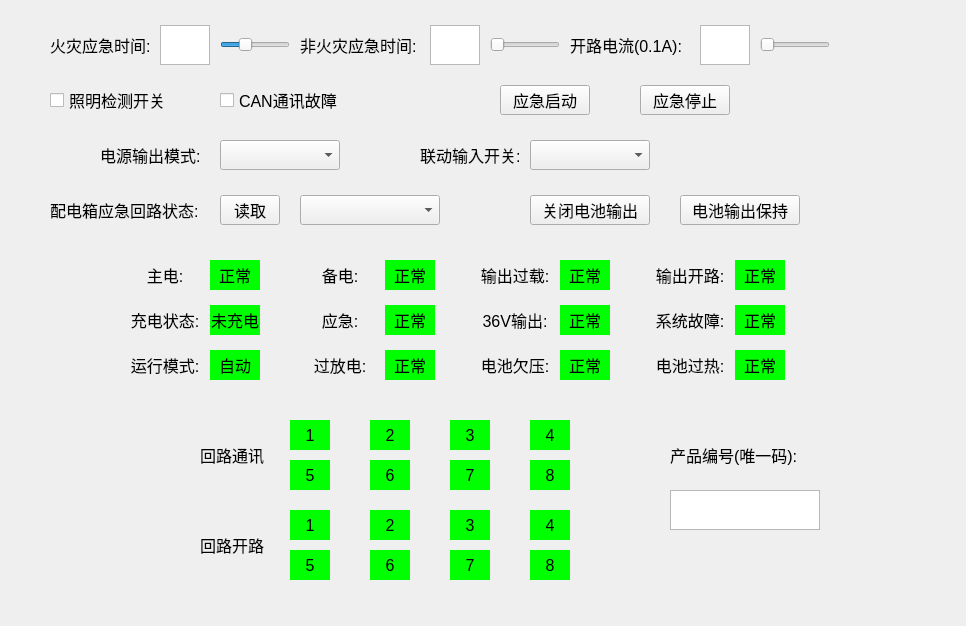
<?xml version="1.0" encoding="UTF-8"?>
<ui version="4.0">
 <class>CProgramdistributionView</class>
 <widget class="QWidget" name="CProgramdistributionView">
  <property name="geometry">
   <rect>
    <x>0</x>
    <y>0</y>
    <width>966</width>
    <height>626</height>
   </rect>
  </property>
  <property name="maximumSize">
   <size>
    <width>966</width>
    <height>626</height>
   </size>
  </property>
  <property name="font">
   <font>
    <pointsize>12</pointsize>
   </font>
  </property>
  <property name="contextMenuPolicy">
   <enum>Qt::DefaultContextMenu</enum>
  </property>
  <property name="windowTitle">
   <string notr="true">Form</string>
  </property>
  <property name="layoutDirection">
   <enum>Qt::LeftToRight</enum>
  </property>
  <widget class="QLabel" name="label_opencurrent">
   <property name="geometry">
    <rect>
     <x>570</x>
     <y>30</y>
     <width>120</width>
     <height>30</height>
    </rect>
   </property>
   <property name="font">
    <font>
     <pointsize>12</pointsize>
    </font>
   </property>
   <property name="text">
    <string>开路电流(0.1A):</string>
   </property>
  </widget>
  <widget class="QSlider" name="m_opencurrent_slider">
   <property name="geometry">
    <rect>
     <x>760</x>
     <y>30</y>
     <width>70</width>
     <height>30</height>
    </rect>
   </property>
   <property name="maximumSize">
    <size>
     <width>70</width>
     <height>30</height>
    </size>
   </property>
   <property name="font">
    <font>
     <pointsize>12</pointsize>
    </font>
   </property>
   <property name="maximum">
    <number>10</number>
   </property>
   <property name="orientation">
    <enum>Qt::Horizontal</enum>
   </property>
  </widget>
  <widget class="QSlider" name="m_firetime_slider">
   <property name="geometry">
    <rect>
     <x>220</x>
     <y>30</y>
     <width>70</width>
     <height>30</height>
    </rect>
   </property>
   <property name="maximumSize">
    <size>
     <width>70</width>
     <height>30</height>
    </size>
   </property>
   <property name="font">
    <font>
     <pointsize>12</pointsize>
    </font>
   </property>
   <property name="minimum">
    <number>30</number>
   </property>
   <property name="maximum">
    <number>240</number>
   </property>
   <property name="value">
    <number>100</number>
   </property>
   <property name="orientation">
    <enum>Qt::Horizontal</enum>
   </property>
  </widget>
  <widget class="QTextEdit" name="m_firetime">
   <property name="geometry">
    <rect>
     <x>160</x>
     <y>25</y>
     <width>50</width>
     <height>40</height>
    </rect>
   </property>
   <property name="maximumSize">
    <size>
     <width>50</width>
     <height>40</height>
    </size>
   </property>
   <property name="font">
    <font>
     <pointsize>12</pointsize>
    </font>
   </property>
   <property name="readOnly">
    <bool>true</bool>
   </property>
  </widget>
  <widget class="QLabel" name="label_firetime">
   <property name="geometry">
    <rect>
     <x>50</x>
     <y>30</y>
     <width>100</width>
     <height>30</height>
    </rect>
   </property>
   <property name="font">
    <font>
     <pointsize>12</pointsize>
    </font>
   </property>
   <property name="text">
    <string>火灾应急时间:</string>
   </property>
  </widget>
  <widget class="QSlider" name="m_unfiretime_slider">
   <property name="geometry">
    <rect>
     <x>490</x>
     <y>30</y>
     <width>70</width>
     <height>30</height>
    </rect>
   </property>
   <property name="maximumSize">
    <size>
     <width>70</width>
     <height>30</height>
    </size>
   </property>
   <property name="font">
    <font>
     <pointsize>12</pointsize>
    </font>
   </property>
   <property name="minimum">
    <number>30</number>
   </property>
   <property name="maximum">
    <number>240</number>
   </property>
   <property name="orientation">
    <enum>Qt::Horizontal</enum>
   </property>
  </widget>
  <widget class="QLabel" name="label_unfiretime">
   <property name="geometry">
    <rect>
     <x>300</x>
     <y>30</y>
     <width>120</width>
     <height>30</height>
    </rect>
   </property>
   <property name="font">
    <font>
     <pointsize>12</pointsize>
    </font>
   </property>
   <property name="text">
    <string>非火灾应急时间:</string>
   </property>
  </widget>
  <widget class="QTextEdit" name="m_unfiretime">
   <property name="geometry">
    <rect>
     <x>430</x>
     <y>25</y>
     <width>50</width>
     <height>40</height>
    </rect>
   </property>
   <property name="maximumSize">
    <size>
     <width>50</width>
     <height>40</height>
    </size>
   </property>
   <property name="font">
    <font>
     <pointsize>12</pointsize>
    </font>
   </property>
   <property name="readOnly">
    <bool>true</bool>
   </property>
  </widget>
  <widget class="QComboBox" name="comboBox_powermode">
   <property name="geometry">
    <rect>
     <x>220</x>
     <y>140</y>
     <width>120</width>
     <height>30</height>
    </rect>
   </property>
   <property name="font">
    <font>
     <pointsize>13</pointsize>
    </font>
   </property>
   <property name="currentIndex">
    <number>-1</number>
   </property>
  </widget>
  <widget class="QLabel" name="label_powerouttime">
   <property name="geometry">
    <rect>
     <x>100</x>
     <y>140</y>
     <width>110</width>
     <height>30</height>
    </rect>
   </property>
   <property name="font">
    <font>
     <pointsize>12</pointsize>
    </font>
   </property>
   <property name="text">
    <string>电源输出模式:</string>
   </property>
  </widget>
  <widget class="QCheckBox" name="light_detection">
   <property name="geometry">
    <rect>
     <x>50</x>
     <y>85</y>
     <width>130</width>
     <height>30</height>
    </rect>
   </property>
   <property name="font">
    <font>
     <pointsize>12</pointsize>
    </font>
   </property>
   <property name="text">
    <string>照明检测开关</string>
   </property>
  </widget>
  <widget class="QCheckBox" name="CAN_communication">
   <property name="geometry">
    <rect>
     <x>220</x>
     <y>85</y>
     <width>130</width>
     <height>30</height>
    </rect>
   </property>
   <property name="font">
    <font>
     <pointsize>12</pointsize>
    </font>
   </property>
   <property name="text">
    <string>CAN通讯故障</string>
   </property>
  </widget>
  <widget class="QTextEdit" name="m_opencurrent">
   <property name="geometry">
    <rect>
     <x>700</x>
     <y>25</y>
     <width>50</width>
     <height>40</height>
    </rect>
   </property>
   <property name="maximumSize">
    <size>
     <width>50</width>
     <height>40</height>
    </size>
   </property>
   <property name="font">
    <font>
     <pointsize>12</pointsize>
    </font>
   </property>
   <property name="readOnly">
    <bool>true</bool>
   </property>
  </widget>
  <widget class="QLabel" name="label_mainpower">
   <property name="geometry">
    <rect>
     <x>130</x>
     <y>260</y>
     <width>70</width>
     <height>30</height>
    </rect>
   </property>
   <property name="font">
    <font>
     <pointsize>12</pointsize>
    </font>
   </property>
   <property name="text">
    <string>主电:</string>
   </property>
   <property name="alignment">
    <set>Qt::AlignCenter</set>
   </property>
  </widget>
  <widget class="QLabel" name="m_mainpower">
   <property name="geometry">
    <rect>
     <x>210</x>
     <y>260</y>
     <width>50</width>
     <height>30</height>
    </rect>
   </property>
   <property name="font">
    <font>
     <pointsize>12</pointsize>
    </font>
   </property>
   <property name="styleSheet">
    <string notr="true">background-color: rgb(0,255,0);</string>
   </property>
   <property name="text">
    <string>正常</string>
   </property>
   <property name="alignment">
    <set>Qt::AlignCenter</set>
   </property>
  </widget>
  <widget class="QLabel" name="m_backuppower">
   <property name="geometry">
    <rect>
     <x>385</x>
     <y>260</y>
     <width>50</width>
     <height>30</height>
    </rect>
   </property>
   <property name="font">
    <font>
     <pointsize>12</pointsize>
    </font>
   </property>
   <property name="styleSheet">
    <string notr="true">background-color: rgb(0,255,0);</string>
   </property>
   <property name="text">
    <string>正常</string>
   </property>
   <property name="alignment">
    <set>Qt::AlignCenter</set>
   </property>
  </widget>
  <widget class="QLabel" name="label_backuppower">
   <property name="geometry">
    <rect>
     <x>305</x>
     <y>260</y>
     <width>70</width>
     <height>30</height>
    </rect>
   </property>
   <property name="font">
    <font>
     <pointsize>12</pointsize>
    </font>
   </property>
   <property name="text">
    <string>备电:</string>
   </property>
   <property name="alignment">
    <set>Qt::AlignCenter</set>
   </property>
  </widget>
  <widget class="QLabel" name="label_openload">
   <property name="geometry">
    <rect>
     <x>655</x>
     <y>260</y>
     <width>70</width>
     <height>30</height>
    </rect>
   </property>
   <property name="font">
    <font>
     <pointsize>12</pointsize>
    </font>
   </property>
   <property name="text">
    <string>输出开路:</string>
   </property>
   <property name="alignment">
    <set>Qt::AlignCenter</set>
   </property>
  </widget>
  <widget class="QLabel" name="m_overload">
   <property name="geometry">
    <rect>
     <x>560</x>
     <y>260</y>
     <width>50</width>
     <height>30</height>
    </rect>
   </property>
   <property name="font">
    <font>
     <pointsize>12</pointsize>
    </font>
   </property>
   <property name="styleSheet">
    <string notr="true">background-color: rgb(0,255,0);</string>
   </property>
   <property name="text">
    <string>正常</string>
   </property>
   <property name="alignment">
    <set>Qt::AlignCenter</set>
   </property>
  </widget>
  <widget class="QLabel" name="m_openload">
   <property name="geometry">
    <rect>
     <x>735</x>
     <y>260</y>
     <width>50</width>
     <height>30</height>
    </rect>
   </property>
   <property name="font">
    <font>
     <pointsize>12</pointsize>
    </font>
   </property>
   <property name="styleSheet">
    <string notr="true">background-color: rgb(0,255,0);</string>
   </property>
   <property name="text">
    <string>正常</string>
   </property>
   <property name="alignment">
    <set>Qt::AlignCenter</set>
   </property>
  </widget>
  <widget class="QLabel" name="label_overload">
   <property name="geometry">
    <rect>
     <x>480</x>
     <y>260</y>
     <width>70</width>
     <height>30</height>
    </rect>
   </property>
   <property name="font">
    <font>
     <pointsize>12</pointsize>
    </font>
   </property>
   <property name="text">
    <string>输出过载:</string>
   </property>
   <property name="alignment">
    <set>Qt::AlignCenter</set>
   </property>
  </widget>
  <widget class="QLabel" name="m_systemfault">
   <property name="geometry">
    <rect>
     <x>735</x>
     <y>305</y>
     <width>50</width>
     <height>30</height>
    </rect>
   </property>
   <property name="font">
    <font>
     <pointsize>12</pointsize>
    </font>
   </property>
   <property name="styleSheet">
    <string notr="true">background-color: rgb(0,255,0);</string>
   </property>
   <property name="text">
    <string>正常</string>
   </property>
   <property name="alignment">
    <set>Qt::AlignCenter</set>
   </property>
  </widget>
  <widget class="QLabel" name="label_emergency">
   <property name="geometry">
    <rect>
     <x>305</x>
     <y>305</y>
     <width>70</width>
     <height>30</height>
    </rect>
   </property>
   <property name="font">
    <font>
     <pointsize>12</pointsize>
    </font>
   </property>
   <property name="text">
    <string>应急:</string>
   </property>
   <property name="alignment">
    <set>Qt::AlignCenter</set>
   </property>
  </widget>
  <widget class="QLabel" name="label_systemfault">
   <property name="geometry">
    <rect>
     <x>655</x>
     <y>305</y>
     <width>70</width>
     <height>30</height>
    </rect>
   </property>
   <property name="font">
    <font>
     <pointsize>12</pointsize>
    </font>
   </property>
   <property name="text">
    <string>系统故障:</string>
   </property>
   <property name="alignment">
    <set>Qt::AlignCenter</set>
   </property>
  </widget>
  <widget class="QLabel" name="m_chargestatus">
   <property name="geometry">
    <rect>
     <x>210</x>
     <y>305</y>
     <width>50</width>
     <height>30</height>
    </rect>
   </property>
   <property name="font">
    <font>
     <pointsize>12</pointsize>
    </font>
   </property>
   <property name="styleSheet">
    <string notr="true">background-color: rgb(0,255,0);</string>
   </property>
   <property name="text">
    <string>未充电</string>
   </property>
   <property name="alignment">
    <set>Qt::AlignCenter</set>
   </property>
  </widget>
  <widget class="QLabel" name="m_emergency">
   <property name="geometry">
    <rect>
     <x>385</x>
     <y>305</y>
     <width>50</width>
     <height>30</height>
    </rect>
   </property>
   <property name="font">
    <font>
     <pointsize>12</pointsize>
    </font>
   </property>
   <property name="styleSheet">
    <string notr="true">background-color: rgb(0,255,0);</string>
   </property>
   <property name="text">
    <string>正常</string>
   </property>
   <property name="alignment">
    <set>Qt::AlignCenter</set>
   </property>
  </widget>
  <widget class="QLabel" name="m_out36v">
   <property name="geometry">
    <rect>
     <x>560</x>
     <y>305</y>
     <width>50</width>
     <height>30</height>
    </rect>
   </property>
   <property name="font">
    <font>
     <pointsize>12</pointsize>
    </font>
   </property>
   <property name="styleSheet">
    <string notr="true">background-color: rgb(0,255,0);</string>
   </property>
   <property name="text">
    <string>正常</string>
   </property>
   <property name="alignment">
    <set>Qt::AlignCenter</set>
   </property>
  </widget>
  <widget class="QLabel" name="label_out36v">
   <property name="geometry">
    <rect>
     <x>480</x>
     <y>305</y>
     <width>70</width>
     <height>30</height>
    </rect>
   </property>
   <property name="font">
    <font>
     <pointsize>12</pointsize>
    </font>
   </property>
   <property name="text">
    <string>36V输出:</string>
   </property>
   <property name="alignment">
    <set>Qt::AlignCenter</set>
   </property>
  </widget>
  <widget class="QLabel" name="label_chargestatus">
   <property name="geometry">
    <rect>
     <x>130</x>
     <y>305</y>
     <width>70</width>
     <height>30</height>
    </rect>
   </property>
   <property name="font">
    <font>
     <pointsize>12</pointsize>
    </font>
   </property>
   <property name="text">
    <string>充电状态:</string>
   </property>
   <property name="alignment">
    <set>Qt::AlignCenter</set>
   </property>
  </widget>
  <widget class="QLabel" name="m_undervoltage">
   <property name="geometry">
    <rect>
     <x>560</x>
     <y>350</y>
     <width>50</width>
     <height>30</height>
    </rect>
   </property>
   <property name="font">
    <font>
     <pointsize>12</pointsize>
    </font>
   </property>
   <property name="styleSheet">
    <string notr="true">background-color: rgb(0,255,0);</string>
   </property>
   <property name="text">
    <string>正常</string>
   </property>
   <property name="alignment">
    <set>Qt::AlignCenter</set>
   </property>
  </widget>
  <widget class="QLabel" name="m_overdischarge">
   <property name="geometry">
    <rect>
     <x>385</x>
     <y>350</y>
     <width>50</width>
     <height>30</height>
    </rect>
   </property>
   <property name="font">
    <font>
     <pointsize>12</pointsize>
    </font>
   </property>
   <property name="styleSheet">
    <string notr="true">background-color: rgb(0,255,0);</string>
   </property>
   <property name="text">
    <string>正常</string>
   </property>
   <property name="alignment">
    <set>Qt::AlignCenter</set>
   </property>
  </widget>
  <widget class="QLabel" name="m_overheat">
   <property name="geometry">
    <rect>
     <x>735</x>
     <y>350</y>
     <width>50</width>
     <height>30</height>
    </rect>
   </property>
   <property name="font">
    <font>
     <pointsize>12</pointsize>
    </font>
   </property>
   <property name="styleSheet">
    <string notr="true">background-color: rgb(0,255,0);</string>
   </property>
   <property name="text">
    <string>正常</string>
   </property>
   <property name="alignment">
    <set>Qt::AlignCenter</set>
   </property>
  </widget>
  <widget class="QLabel" name="label_overdischarge">
   <property name="geometry">
    <rect>
     <x>305</x>
     <y>350</y>
     <width>70</width>
     <height>30</height>
    </rect>
   </property>
   <property name="font">
    <font>
     <pointsize>12</pointsize>
    </font>
   </property>
   <property name="text">
    <string>过放电:</string>
   </property>
   <property name="alignment">
    <set>Qt::AlignCenter</set>
   </property>
  </widget>
  <widget class="QLabel" name="m_runmode">
   <property name="geometry">
    <rect>
     <x>210</x>
     <y>350</y>
     <width>50</width>
     <height>30</height>
    </rect>
   </property>
   <property name="font">
    <font>
     <pointsize>12</pointsize>
    </font>
   </property>
   <property name="styleSheet">
    <string notr="true">background-color: rgb(0,255,0);</string>
   </property>
   <property name="text">
    <string>自动</string>
   </property>
   <property name="alignment">
    <set>Qt::AlignCenter</set>
   </property>
  </widget>
  <widget class="QLabel" name="label_undervoltage">
   <property name="geometry">
    <rect>
     <x>480</x>
     <y>350</y>
     <width>70</width>
     <height>30</height>
    </rect>
   </property>
   <property name="font">
    <font>
     <pointsize>12</pointsize>
    </font>
   </property>
   <property name="text">
    <string>电池欠压:</string>
   </property>
   <property name="alignment">
    <set>Qt::AlignCenter</set>
   </property>
  </widget>
  <widget class="QLabel" name="label_overheat">
   <property name="geometry">
    <rect>
     <x>655</x>
     <y>350</y>
     <width>70</width>
     <height>30</height>
    </rect>
   </property>
   <property name="font">
    <font>
     <pointsize>12</pointsize>
    </font>
   </property>
   <property name="text">
    <string>电池过热:</string>
   </property>
   <property name="alignment">
    <set>Qt::AlignCenter</set>
   </property>
  </widget>
  <widget class="QLabel" name="label_runmodel">
   <property name="geometry">
    <rect>
     <x>130</x>
     <y>350</y>
     <width>70</width>
     <height>30</height>
    </rect>
   </property>
   <property name="font">
    <font>
     <pointsize>12</pointsize>
    </font>
   </property>
   <property name="text">
    <string>运行模式:</string>
   </property>
   <property name="alignment">
    <set>Qt::AlignCenter</set>
   </property>
  </widget>
  <widget class="QLabel" name="label_loopcommunication">
   <property name="geometry">
    <rect>
     <x>200</x>
     <y>440</y>
     <width>65</width>
     <height>30</height>
    </rect>
   </property>
   <property name="font">
    <font>
     <pointsize>12</pointsize>
    </font>
   </property>
   <property name="text">
    <string>回路通讯</string>
   </property>
  </widget>
  <widget class="QLabel" name="m_loopc1">
   <property name="geometry">
    <rect>
     <x>290</x>
     <y>420</y>
     <width>40</width>
     <height>30</height>
    </rect>
   </property>
   <property name="font">
    <font>
     <pointsize>12</pointsize>
    </font>
   </property>
   <property name="layoutDirection">
    <enum>Qt::LeftToRight</enum>
   </property>
   <property name="styleSheet">
    <string notr="true">background-color: rgb(0,255,0);</string>
   </property>
   <property name="text">
    <string>1</string>
   </property>
   <property name="alignment">
    <set>Qt::AlignCenter</set>
   </property>
  </widget>
  <widget class="QLabel" name="m_loopc5">
   <property name="geometry">
    <rect>
     <x>290</x>
     <y>460</y>
     <width>40</width>
     <height>30</height>
    </rect>
   </property>
   <property name="font">
    <font>
     <pointsize>12</pointsize>
    </font>
   </property>
   <property name="layoutDirection">
    <enum>Qt::LeftToRight</enum>
   </property>
   <property name="styleSheet">
    <string notr="true">background-color: rgb(0,255,0);</string>
   </property>
   <property name="text">
    <string>5</string>
   </property>
   <property name="alignment">
    <set>Qt::AlignCenter</set>
   </property>
  </widget>
  <widget class="QLabel" name="m_loopc2">
   <property name="geometry">
    <rect>
     <x>370</x>
     <y>420</y>
     <width>40</width>
     <height>30</height>
    </rect>
   </property>
   <property name="font">
    <font>
     <pointsize>12</pointsize>
    </font>
   </property>
   <property name="layoutDirection">
    <enum>Qt::LeftToRight</enum>
   </property>
   <property name="styleSheet">
    <string notr="true">background-color: rgb(0,255,0);</string>
   </property>
   <property name="text">
    <string>2</string>
   </property>
   <property name="alignment">
    <set>Qt::AlignCenter</set>
   </property>
  </widget>
  <widget class="QLabel" name="m_loopc3">
   <property name="geometry">
    <rect>
     <x>450</x>
     <y>420</y>
     <width>40</width>
     <height>30</height>
    </rect>
   </property>
   <property name="font">
    <font>
     <pointsize>12</pointsize>
    </font>
   </property>
   <property name="layoutDirection">
    <enum>Qt::LeftToRight</enum>
   </property>
   <property name="styleSheet">
    <string notr="true">background-color: rgb(0,255,0);</string>
   </property>
   <property name="text">
    <string>3</string>
   </property>
   <property name="alignment">
    <set>Qt::AlignCenter</set>
   </property>
  </widget>
  <widget class="QLabel" name="m_loopc4">
   <property name="geometry">
    <rect>
     <x>530</x>
     <y>420</y>
     <width>40</width>
     <height>30</height>
    </rect>
   </property>
   <property name="font">
    <font>
     <pointsize>12</pointsize>
    </font>
   </property>
   <property name="layoutDirection">
    <enum>Qt::LeftToRight</enum>
   </property>
   <property name="styleSheet">
    <string notr="true">background-color: rgb(0,255,0);</string>
   </property>
   <property name="text">
    <string>4</string>
   </property>
   <property name="alignment">
    <set>Qt::AlignCenter</set>
   </property>
  </widget>
  <widget class="QLabel" name="m_loopc6">
   <property name="geometry">
    <rect>
     <x>370</x>
     <y>460</y>
     <width>40</width>
     <height>30</height>
    </rect>
   </property>
   <property name="font">
    <font>
     <pointsize>12</pointsize>
    </font>
   </property>
   <property name="layoutDirection">
    <enum>Qt::LeftToRight</enum>
   </property>
   <property name="styleSheet">
    <string notr="true">background-color: rgb(0,255,0);</string>
   </property>
   <property name="text">
    <string>6</string>
   </property>
   <property name="alignment">
    <set>Qt::AlignCenter</set>
   </property>
  </widget>
  <widget class="QLabel" name="m_loopc7">
   <property name="geometry">
    <rect>
     <x>450</x>
     <y>460</y>
     <width>40</width>
     <height>30</height>
    </rect>
   </property>
   <property name="font">
    <font>
     <pointsize>12</pointsize>
    </font>
   </property>
   <property name="layoutDirection">
    <enum>Qt::LeftToRight</enum>
   </property>
   <property name="styleSheet">
    <string notr="true">background-color: rgb(0,255,0);</string>
   </property>
   <property name="text">
    <string>7</string>
   </property>
   <property name="alignment">
    <set>Qt::AlignCenter</set>
   </property>
  </widget>
  <widget class="QLabel" name="m_loopc8">
   <property name="geometry">
    <rect>
     <x>530</x>
     <y>460</y>
     <width>40</width>
     <height>30</height>
    </rect>
   </property>
   <property name="font">
    <font>
     <pointsize>12</pointsize>
    </font>
   </property>
   <property name="layoutDirection">
    <enum>Qt::LeftToRight</enum>
   </property>
   <property name="styleSheet">
    <string notr="true">background-color: rgb(0,255,0);</string>
   </property>
   <property name="text">
    <string>8</string>
   </property>
   <property name="alignment">
    <set>Qt::AlignCenter</set>
   </property>
  </widget>
  <widget class="QLabel" name="m_loopo2">
   <property name="geometry">
    <rect>
     <x>370</x>
     <y>510</y>
     <width>40</width>
     <height>30</height>
    </rect>
   </property>
   <property name="font">
    <font>
     <pointsize>12</pointsize>
    </font>
   </property>
   <property name="layoutDirection">
    <enum>Qt::LeftToRight</enum>
   </property>
   <property name="styleSheet">
    <string notr="true">background-color: rgb(0,255,0);</string>
   </property>
   <property name="text">
    <string>2</string>
   </property>
   <property name="alignment">
    <set>Qt::AlignCenter</set>
   </property>
  </widget>
  <widget class="QLabel" name="m_loopo6">
   <property name="geometry">
    <rect>
     <x>370</x>
     <y>550</y>
     <width>40</width>
     <height>30</height>
    </rect>
   </property>
   <property name="font">
    <font>
     <pointsize>12</pointsize>
    </font>
   </property>
   <property name="layoutDirection">
    <enum>Qt::LeftToRight</enum>
   </property>
   <property name="styleSheet">
    <string notr="true">background-color: rgb(0,255,0);</string>
   </property>
   <property name="text">
    <string>6</string>
   </property>
   <property name="alignment">
    <set>Qt::AlignCenter</set>
   </property>
  </widget>
  <widget class="QLabel" name="label_loopopen">
   <property name="geometry">
    <rect>
     <x>200</x>
     <y>530</y>
     <width>65</width>
     <height>30</height>
    </rect>
   </property>
   <property name="font">
    <font>
     <pointsize>12</pointsize>
    </font>
   </property>
   <property name="text">
    <string>回路开路</string>
   </property>
  </widget>
  <widget class="QLabel" name="m_loopo4">
   <property name="geometry">
    <rect>
     <x>530</x>
     <y>510</y>
     <width>40</width>
     <height>30</height>
    </rect>
   </property>
   <property name="font">
    <font>
     <pointsize>12</pointsize>
    </font>
   </property>
   <property name="layoutDirection">
    <enum>Qt::LeftToRight</enum>
   </property>
   <property name="styleSheet">
    <string notr="true">background-color: rgb(0,255,0);</string>
   </property>
   <property name="text">
    <string>4</string>
   </property>
   <property name="alignment">
    <set>Qt::AlignCenter</set>
   </property>
  </widget>
  <widget class="QLabel" name="m_loopo7">
   <property name="geometry">
    <rect>
     <x>450</x>
     <y>550</y>
     <width>40</width>
     <height>30</height>
    </rect>
   </property>
   <property name="font">
    <font>
     <pointsize>12</pointsize>
    </font>
   </property>
   <property name="layoutDirection">
    <enum>Qt::LeftToRight</enum>
   </property>
   <property name="styleSheet">
    <string notr="true">background-color: rgb(0,255,0);</string>
   </property>
   <property name="text">
    <string>7</string>
   </property>
   <property name="alignment">
    <set>Qt::AlignCenter</set>
   </property>
  </widget>
  <widget class="QLabel" name="m_loopo1">
   <property name="geometry">
    <rect>
     <x>290</x>
     <y>510</y>
     <width>40</width>
     <height>30</height>
    </rect>
   </property>
   <property name="font">
    <font>
     <pointsize>12</pointsize>
    </font>
   </property>
   <property name="layoutDirection">
    <enum>Qt::LeftToRight</enum>
   </property>
   <property name="styleSheet">
    <string notr="true">background-color: rgb(0,255,0);</string>
   </property>
   <property name="text">
    <string>1</string>
   </property>
   <property name="alignment">
    <set>Qt::AlignCenter</set>
   </property>
  </widget>
  <widget class="QLabel" name="m_loopo5">
   <property name="geometry">
    <rect>
     <x>290</x>
     <y>550</y>
     <width>40</width>
     <height>30</height>
    </rect>
   </property>
   <property name="font">
    <font>
     <pointsize>12</pointsize>
    </font>
   </property>
   <property name="layoutDirection">
    <enum>Qt::LeftToRight</enum>
   </property>
   <property name="styleSheet">
    <string notr="true">background-color: rgb(0,255,0);</string>
   </property>
   <property name="text">
    <string>5</string>
   </property>
   <property name="alignment">
    <set>Qt::AlignCenter</set>
   </property>
  </widget>
  <widget class="QLabel" name="m_loopo3">
   <property name="geometry">
    <rect>
     <x>450</x>
     <y>510</y>
     <width>40</width>
     <height>30</height>
    </rect>
   </property>
   <property name="font">
    <font>
     <pointsize>12</pointsize>
    </font>
   </property>
   <property name="layoutDirection">
    <enum>Qt::LeftToRight</enum>
   </property>
   <property name="styleSheet">
    <string notr="true">background-color: rgb(0,255,0);</string>
   </property>
   <property name="text">
    <string>3</string>
   </property>
   <property name="alignment">
    <set>Qt::AlignCenter</set>
   </property>
  </widget>
  <widget class="QLabel" name="m_loopo8">
   <property name="geometry">
    <rect>
     <x>530</x>
     <y>550</y>
     <width>40</width>
     <height>30</height>
    </rect>
   </property>
   <property name="font">
    <font>
     <pointsize>12</pointsize>
    </font>
   </property>
   <property name="layoutDirection">
    <enum>Qt::LeftToRight</enum>
   </property>
   <property name="styleSheet">
    <string notr="true">background-color: rgb(0,255,0);</string>
   </property>
   <property name="text">
    <string>8</string>
   </property>
   <property name="alignment">
    <set>Qt::AlignCenter</set>
   </property>
  </widget>
  <widget class="QComboBox" name="comboBox_linkageInput">
   <property name="geometry">
    <rect>
     <x>530</x>
     <y>140</y>
     <width>120</width>
     <height>30</height>
    </rect>
   </property>
   <property name="font">
    <font>
     <pointsize>13</pointsize>
    </font>
   </property>
  </widget>
  <widget class="QLabel" name="label_linkageInput">
   <property name="geometry">
    <rect>
     <x>420</x>
     <y>140</y>
     <width>110</width>
     <height>30</height>
    </rect>
   </property>
   <property name="font">
    <font>
     <pointsize>12</pointsize>
    </font>
   </property>
   <property name="text">
    <string>联动输入开关:</string>
   </property>
  </widget>
  <widget class="QLabel" name="label_loopoutstatus">
   <property name="geometry">
    <rect>
     <x>50</x>
     <y>195</y>
     <width>160</width>
     <height>30</height>
    </rect>
   </property>
   <property name="font">
    <font>
     <pointsize>12</pointsize>
    </font>
   </property>
   <property name="text">
    <string>配电箱应急回路状态:</string>
   </property>
  </widget>
  <widget class="QComboBox" name="comboBox_loopoutstatus">
   <property name="geometry">
    <rect>
     <x>300</x>
     <y>195</y>
     <width>140</width>
     <height>30</height>
    </rect>
   </property>
   <property name="font">
    <font>
     <pointsize>13</pointsize>
    </font>
   </property>
   <property name="currentIndex">
    <number>-1</number>
   </property>
  </widget>
  <widget class="QPushButton" name="readloopoutstatus_button">
   <property name="geometry">
    <rect>
     <x>220</x>
     <y>195</y>
     <width>60</width>
     <height>30</height>
    </rect>
   </property>
   <property name="minimumSize">
    <size>
     <width>60</width>
     <height>30</height>
    </size>
   </property>
   <property name="font">
    <font>
     <pointsize>12</pointsize>
    </font>
   </property>
   <property name="text">
    <string>读取</string>
   </property>
  </widget>
  <widget class="QPushButton" name="closepowerout_button">
   <property name="geometry">
    <rect>
     <x>530</x>
     <y>195</y>
     <width>120</width>
     <height>30</height>
    </rect>
   </property>
   <property name="minimumSize">
    <size>
     <width>60</width>
     <height>30</height>
    </size>
   </property>
   <property name="font">
    <font>
     <pointsize>12</pointsize>
    </font>
   </property>
   <property name="text">
    <string>关闭电池输出</string>
   </property>
  </widget>
  <widget class="QPushButton" name="poweroutkeep_button">
   <property name="geometry">
    <rect>
     <x>680</x>
     <y>195</y>
     <width>120</width>
     <height>30</height>
    </rect>
   </property>
   <property name="minimumSize">
    <size>
     <width>60</width>
     <height>30</height>
    </size>
   </property>
   <property name="font">
    <font>
     <pointsize>12</pointsize>
    </font>
   </property>
   <property name="text">
    <string>电池输出保持</string>
   </property>
  </widget>
  <widget class="QLabel" name="label_productID">
   <property name="geometry">
    <rect>
     <x>670</x>
     <y>440</y>
     <width>150</width>
     <height>30</height>
    </rect>
   </property>
   <property name="font">
    <font>
     <pointsize>12</pointsize>
    </font>
   </property>
   <property name="text">
    <string>产品编号(唯一码):</string>
   </property>
  </widget>
  <widget class="QTextEdit" name="m_productID">
   <property name="geometry">
    <rect>
     <x>670</x>
     <y>490</y>
     <width>150</width>
     <height>40</height>
    </rect>
   </property>
   <property name="sizePolicy">
    <sizepolicy hsizetype="Minimum" vsizetype="Expanding">
     <horstretch>0</horstretch>
     <verstretch>0</verstretch>
    </sizepolicy>
   </property>
   <property name="minimumSize">
    <size>
     <width>120</width>
     <height>30</height>
    </size>
   </property>
   <property name="maximumSize">
    <size>
     <width>150</width>
     <height>40</height>
    </size>
   </property>
   <property name="font">
    <font>
     <pointsize>12</pointsize>
    </font>
   </property>
   <property name="readOnly">
    <bool>true</bool>
   </property>
  </widget>
  <widget class="QPushButton" name="emergencyStart_button">
   <property name="geometry">
    <rect>
     <x>500</x>
     <y>85</y>
     <width>90</width>
     <height>30</height>
    </rect>
   </property>
   <property name="minimumSize">
    <size>
     <width>60</width>
     <height>30</height>
    </size>
   </property>
   <property name="font">
    <font>
     <pointsize>12</pointsize>
    </font>
   </property>
   <property name="text">
    <string>应急启动</string>
   </property>
  </widget>
  <widget class="QPushButton" name="emergencyStop_button">
   <property name="geometry">
    <rect>
     <x>640</x>
     <y>85</y>
     <width>90</width>
     <height>30</height>
    </rect>
   </property>
   <property name="minimumSize">
    <size>
     <width>60</width>
     <height>30</height>
    </size>
   </property>
   <property name="font">
    <font>
     <pointsize>12</pointsize>
    </font>
   </property>
   <property name="text">
    <string>应急停止</string>
   </property>
  </widget>
  <zorder>label_opencurrent</zorder>
  <zorder>m_opencurrent_slider</zorder>
  <zorder>m_firetime_slider</zorder>
  <zorder>m_firetime</zorder>
  <zorder>label_firetime</zorder>
  <zorder>m_opencurrent</zorder>
  <zorder>m_unfiretime_slider</zorder>
  <zorder>label_unfiretime</zorder>
  <zorder>m_unfiretime</zorder>
  <zorder>comboBox_powermode</zorder>
  <zorder>label_powerouttime</zorder>
  <zorder>light_detection</zorder>
  <zorder>CAN_communication</zorder>
  <zorder>label_mainpower</zorder>
  <zorder>m_mainpower</zorder>
  <zorder>m_backuppower</zorder>
  <zorder>label_backuppower</zorder>
  <zorder>label_openload</zorder>
  <zorder>m_overload</zorder>
  <zorder>m_openload</zorder>
  <zorder>label_overload</zorder>
  <zorder>m_systemfault</zorder>
  <zorder>label_emergency</zorder>
  <zorder>label_systemfault</zorder>
  <zorder>m_chargestatus</zorder>
  <zorder>m_emergency</zorder>
  <zorder>m_out36v</zorder>
  <zorder>label_out36v</zorder>
  <zorder>label_chargestatus</zorder>
  <zorder>m_undervoltage</zorder>
  <zorder>m_overdischarge</zorder>
  <zorder>m_overheat</zorder>
  <zorder>label_overdischarge</zorder>
  <zorder>m_runmode</zorder>
  <zorder>label_undervoltage</zorder>
  <zorder>label_overheat</zorder>
  <zorder>label_runmodel</zorder>
  <zorder>label_loopcommunication</zorder>
  <zorder>m_loopc1</zorder>
  <zorder>m_loopc5</zorder>
  <zorder>m_loopc2</zorder>
  <zorder>m_loopc3</zorder>
  <zorder>m_loopc4</zorder>
  <zorder>m_loopc6</zorder>
  <zorder>m_loopc7</zorder>
  <zorder>m_loopc8</zorder>
  <zorder>m_loopo2</zorder>
  <zorder>m_loopo6</zorder>
  <zorder>label_loopopen</zorder>
  <zorder>m_loopo4</zorder>
  <zorder>m_loopo7</zorder>
  <zorder>m_loopo1</zorder>
  <zorder>m_loopo5</zorder>
  <zorder>m_loopo3</zorder>
  <zorder>m_loopo8</zorder>
  <zorder>comboBox_linkageInput</zorder>
  <zorder>label_linkageInput</zorder>
  <zorder>label_loopoutstatus</zorder>
  <zorder>comboBox_loopoutstatus</zorder>
  <zorder>readloopoutstatus_button</zorder>
  <zorder>closepowerout_button</zorder>
  <zorder>poweroutkeep_button</zorder>
  <zorder>label_productID</zorder>
  <zorder>m_productID</zorder>
  <zorder>emergencyStart_button</zorder>
  <zorder>emergencyStop_button</zorder>
 </widget>
 <resources/>
 <connections/>
</ui>
